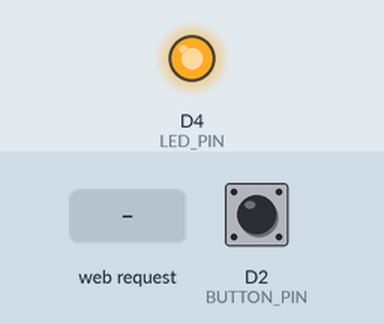
A sketch run on a simulated ESP8266 (NodeMCU). Shown: output pins drawn as LEDs (lit = HIGH). Dashed ring = blinking. The inputs (shaded band) are chosen by the test bench; at power-on: D2 (BUTTON_PIN) HIGH. What the sketch prints to the serial monitor is not drawn.

Above: at 2.4 s.
2.5 s: D2 (BUTTON_PIN) pulled LOW for 1 s
At 2.77 s:
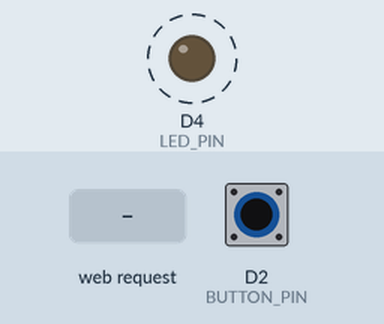
5.5 s: HTTP request GET /sos received
At 6.0 s:
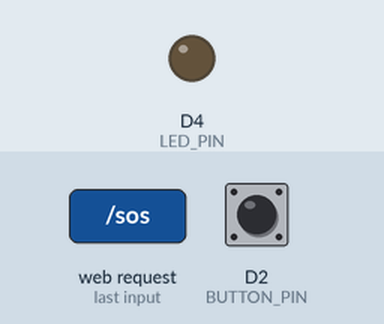
7.0 s: D2 (BUTTON_PIN) pulled LOW for 0.15 s
At 7.8 s:
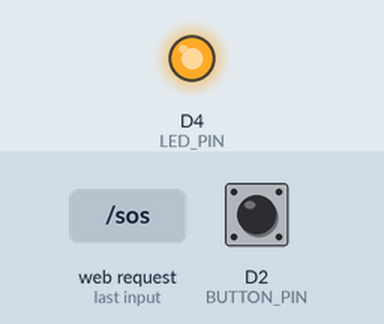
8.6 s: D2 (BUTTON_PIN) driven LOW
At 12.3 s:
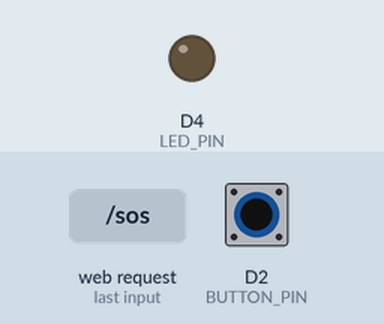
Timing chart, 0 to 12.6 s (numbered marks = the images above; inputs shaded):
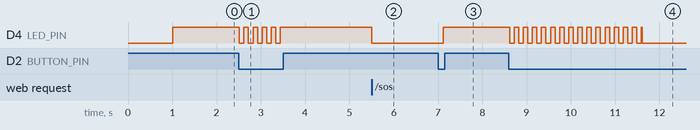

The sketch:

sos_nodemcu_firmware.ino
```cpp
/*
 ============================================================================
  Project: SOS Guardian - NodeMCU V3 (ESP8266) Emergency Wi-Fi AP Firmware
  Board:   NodeMCU 1.0 (ESP-12E Module) / NodeMCU V3 (ESP8266)

  Summary:
  - Creates a high-power local Wi-Fi Access Point:
      • SSID:     SOS_DEVICE
      • Password: 12345678
      • AP IP:    192.168.4.1
      • Channel:  1 (2.4 GHz, visible broadcast)
  - Disables modem sleep (WIFI_NONE_SLEEP) to ensure 100% discoverability.
  - Monitors physical push button on Pin D2 (GPIO 4) with 3-second continuous hold.
  - LATCHED SINGLE-FIRE TRIGGER: Prevents continuous SOS firing even if held.
  - While holding (0 to 3s), blinks NodeMCU onboard LED (LED_BUILTIN / Pin D4) rapidly.
  - When held for 3.0 seconds, triggers SOS event ONCE and turns LED solid ON.
  - Runs HTTP Web Server on port 80:
      • GET  /ping   -> Health check
      • GET  /status -> Poll endpoint returning { "event": "SOS", "sos": true/false }
      • POST /ack    -> Android app acknowledges & clears the SOS state
      • POST /sos    -> Manual test trigger
  - ZERO battery monitoring / calculations.
 ============================================================================
*/

#include <ESP8266WiFi.h>
#include <ESP8266WebServer.h>

// --------------------------------------------------------------------------
// Wi-Fi Access Point Configuration
// --------------------------------------------------------------------------
const char* AP_SSID     = "SOS_DEVICE";
const char* AP_PASSWORD = "12345678";

// Static IP configuration for the Access Point
IPAddress local_ip(192, 168, 4, 1);
IPAddress gateway(192, 168, 4, 1);
IPAddress subnet(255, 255, 255, 0);

// Web Server listening on default HTTP port 80
ESP8266WebServer server(80);

// --------------------------------------------------------------------------
// Hardware Pin Definitions for NodeMCU V3 (ESP8266)
// --------------------------------------------------------------------------
// Pin D2 = GPIO 4: Connected to physical push button.
// Connect one terminal of push button to Pin D2, and other terminal to GND.
const int BUTTON_PIN = D2; // GPIO 4

// Button Polarity:
// Standard push button connected to GND = Active-LOW (true)
// Button module that outputs 3.3V when pressed = Active-HIGH (false)
const bool BUTTON_ACTIVE_LOW = true;

// NodeMCU V3 Onboard Blue LED is on Pin D4 (GPIO 2 / LED_BUILTIN).
// Note: On ESP8266/NodeMCU, the onboard LED is Active-LOW:
// LOW = LED ON, HIGH = LED OFF.
const int LED_PIN = LED_BUILTIN;

// --------------------------------------------------------------------------
// Button Timing & State Variables
// --------------------------------------------------------------------------
const unsigned long HOLD_DURATION_MS = 3000; // Required 3-second hold time
unsigned long buttonPressStartTime = 0;
bool isButtonPressed = false;
bool hasFiredThisPress = false; // LATCH: Ensures SOS fires ONLY ONCE per press
bool sosTriggered = false;

// LED feedback timing during button hold
unsigned long lastBlinkTime = 0;
bool blinkState = false;

// Helper function to handle NodeMCU active-low LED logic
void setOnboardLed(bool turnOn) {
  // On NodeMCU: LOW turns LED ON, HIGH turns LED OFF
  digitalWrite(LED_PIN, turnOn ? LOW : HIGH);
}

// --------------------------------------------------------------------------
// HTTP Helper: Add CORS headers for React Native client
// --------------------------------------------------------------------------
void addCorsHeaders() {
  server.sendHeader("Access-Control-Allow-Origin", "*");
  server.sendHeader("Access-Control-Allow-Methods", "GET, POST, OPTIONS");
  server.sendHeader("Access-Control-Allow-Headers", "Content-Type, Authorization");
}

// Handle OPTIONS preflight requests
void handleOptions() {
  addCorsHeaders();
  server.send(204);
}

// --------------------------------------------------------------------------
// HTTP Handlers
// --------------------------------------------------------------------------

// GET /ping - Simple health check
void handlePing() {
  addCorsHeaders();
  String json = "{\"status\":\"ok\",\"device\":\"NODEMCU_V3_ESP8266\",\"uptime\":" + String(millis() / 1000) + "}";
  server.send(200, "application/json", json);
}

// GET /status - Polled by the Android application
void handleStatus() {
  addCorsHeaders();
  String eventName = sosTriggered ? "SOS" : "IDLE";
  String sosBool = sosTriggered ? "true" : "false";

  String json = "{\"connected\":true,\"event\":\"" + eventName + "\",\"sos\":" + sosBool + "}";
  server.send(200, "application/json", json);
}

// POST /ack - Clears active SOS state once received by the phone
void handleAck() {
  addCorsHeaders();
  sosTriggered = false;
  setOnboardLed(false); // Turn off emergency LED indicator
  Serial.println("[NodeMCU] SOS ACK received from phone. State reset to IDLE.");

  String json = "{\"status\":\"acknowledged\",\"sos\":false,\"event\":\"IDLE\"}";
  server.send(200, "application/json", json);
}

// POST /sos or GET /sos - Test trigger endpoint
void handleTriggerSos() {
  addCorsHeaders();
  sosTriggered = true;
  setOnboardLed(true);
  Serial.println("[NodeMCU] SOS triggered via HTTP endpoint.");

  String json = "{\"event\":\"SOS\",\"status\":\"triggered\",\"sos\":true}";
  server.send(200, "application/json", json);
}

// 404 Not Found Handler
void handleNotFound() {
  addCorsHeaders();
  server.send(404, "application/json", "{\"error\":\"Endpoint not found\"}");
}

// --------------------------------------------------------------------------
// SETUP
// --------------------------------------------------------------------------
void setup() {
  Serial.begin(115200);
  delay(1000); // Give serial monitor time to connect

  Serial.println("\n\n========================================");
  Serial.println("  SOS GUARDIAN - NODEMCU V3 (ESP8266)");
  Serial.println("========================================");

  // Initialize Hardware Pins
  // INPUT_PULLUP: pin is HIGH when unpressed, LOW when pressed to GND
  pinMode(BUTTON_PIN, INPUT_PULLUP);
  pinMode(LED_PIN, OUTPUT);
  setOnboardLed(false); // Start with LED OFF

  // Startup Pin Diagnostic
  int bootPinState = digitalRead(BUTTON_PIN);
  Serial.print("[Hardware Diagnostic] Pin D2 State: ");
  Serial.println(bootPinState == LOW ? "LOW (Ground / Pressed)" : "HIGH (Pull-up / Idle)");

  if (BUTTON_ACTIVE_LOW && bootPinState == LOW) {
    Serial.println("\n⚠️ WARNING: Pin D2 is reading LOW right now!");
    Serial.println("   If the push button is NOT pressed, your button is shorted to GND");
    Serial.println("   or connected to the wrong terminals of a 4-pin button.");
    Serial.println("   -> Connect your wires to DIAGONAL pins of the 4-pin tactile switch.\n");
  }

  // ------------------------------------------------------------------------
  // Robust ESP8266 Wi-Fi AP Initialization:
  // 1. Wipe old saved STA settings to avoid conflicts
  // 2. Disable Wi-Fi modem sleep so the radio beacons continuously
  // 3. Set maximum RF output power (20.5 dBm) for long range
  // ------------------------------------------------------------------------
  Serial.println("[Wi-Fi] Initializing RF transceiver...");
  WiFi.persistent(false);               // Do not save Wi-Fi state to flash
  WiFi.disconnect(true);                // Disconnect any stale station connections
  delay(100);

  WiFi.mode(WIFI_OFF);                  // Cycle Wi-Fi radio
  delay(100);

  WiFi.mode(WIFI_AP);                   // Set to pure Access Point mode
  WiFi.setSleepMode(WIFI_NONE_SLEEP);   // CRITICAL: Disable modem sleep so AP never disappears
  WiFi.setOutputPower(20.5);            // Set max TX power (20.5 dBm) for maximum signal strength

  // Configure Static IP
  WiFi.softAPConfig(local_ip, gateway, subnet);

  // Start Soft AP:
  // Parameters: SSID, Password, Channel 1, Hidden = 0 (Visible), Max Clients = 4
  bool apSuccess = WiFi.softAP(AP_SSID, AP_PASSWORD, 1, 0, 4);

  if (apSuccess) {
    Serial.println("\n[Wi-Fi] ✅ Access Point STARTED & BROADCASTING!");
    Serial.print("[Wi-Fi] SSID:       "); Serial.println(AP_SSID);
    Serial.print("[Wi-Fi] Password:   "); Serial.println(AP_PASSWORD);
    Serial.print("[Wi-Fi] IP Address: "); Serial.println(WiFi.softAPIP());
    Serial.print("[Wi-Fi] MAC Addr:   "); Serial.println(WiFi.softAPmacAddress());
    Serial.println("[Wi-Fi] Channel:    1 (2.4 GHz)");
  } else {
    Serial.println("\n[Wi-Fi] ❌ ERROR: Failed to start Access Point!");
  }

  // Register HTTP Server Routes
  server.on("/ping", HTTP_GET, handlePing);
  server.on("/status", HTTP_GET, handleStatus);
  server.on("/status", HTTP_OPTIONS, handleOptions);
  server.on("/ack", HTTP_POST, handleAck);
  server.on("/ack", HTTP_OPTIONS, handleOptions);
  server.on("/sos", HTTP_POST, handleTriggerSos);
  server.on("/sos", HTTP_GET, handleTriggerSos);
  server.on("/sos", HTTP_OPTIONS, handleOptions);
  server.onNotFound(handleNotFound);

  // Start HTTP Server
  server.begin();
  Serial.println("[HTTP] Server listening on port 80");
  Serial.println("\n[Wiring Guide]");
  Serial.println("  • Push Button: Connect between Pin D2 and GND");
  Serial.println("  • Hold button for 3 seconds to trigger SOS");
  Serial.println("----------------------------------------\n");
}

// --------------------------------------------------------------------------
// MAIN LOOP
// --------------------------------------------------------------------------
unsigned long lastHeartbeatTime = 0;

void loop() {
  // 1. Handle incoming HTTP client requests
  server.handleClient();

  // 2. Periodic serial heartbeat every 5 seconds with connected clients count
  if (millis() - lastHeartbeatTime >= 5000) {
    lastHeartbeatTime = millis();
    int connectedPhones = WiFi.softAPgetStationNum();
    Serial.print("[Heartbeat] Wi-Fi AP '");
    Serial.print(AP_SSID);
    Serial.print("' Active | Connected Devices: ");
    Serial.println(connectedPhones);
  }

  // 3. Read physical push-button state on Pin D2
  int rawReading = digitalRead(BUTTON_PIN);
  bool isPressed = BUTTON_ACTIVE_LOW ? (rawReading == LOW) : (rawReading == HIGH);

  if (isPressed) {
    // Button is currently being pressed down
    if (!isButtonPressed) {
      // First detection of button press
      isButtonPressed = true;
      hasFiredThisPress = false; // Fresh new press cycle
      buttonPressStartTime = millis();
      Serial.println("[Button] Press started on Pin D2. Hold for 3.0s to trigger SOS...");
    } else {
      // Button continues to be held down
      unsigned long heldDuration = millis() - buttonPressStartTime;

      // Only evaluate if we haven't already fired an alert during this single hold
      if (!hasFiredThisPress) {
        // Blink LED rapidly (every 100ms) to give visual feedback that hold is registering
        if (millis() - lastBlinkTime >= 100) {
          lastBlinkTime = millis();
          blinkState = !blinkState;
          setOnboardLed(blinkState);
        }

        // Check if held for full 3 seconds
        if (heldDuration >= HOLD_DURATION_MS) {
          sosTriggered = true;
          hasFiredThisPress = true; // LATCH: Arm trigger ONCE. Will not repeat until released!
          setOnboardLed(true);      // Solid ON when armed
          Serial.println("\n🚨 [ALERT] 3-Second Hold Complete! SOS TRIGGERED on NodeMCU!");
          Serial.println("[ALERT] Latched. Next poll from phone receives SOS. Awaiting button release.");
        }
      }
    }
  } else {
    // Button has been released
    if (isButtonPressed) {
      unsigned long totalHold = millis() - buttonPressStartTime;
      if (!hasFiredThisPress) {
        // Released before 3 seconds -> Cancelled / accidental tap
        Serial.print("[Button] Released after ");
        Serial.print(totalHold);
        Serial.println("ms (Under 3 seconds -> Accidental press ignored).");
        setOnboardLed(false);
      } else {
        Serial.println("[Button] Released. Ready for next button hold.");
      }
      isButtonPressed = false;
      hasFiredThisPress = false; // Reset latch on release
    }
  }

  // Small delay to yield to Wi-Fi background task
  delay(10);
}
```

Measured:
- after the input at 2.5 s, D4 (LED_PIN): alternates HIGH for 0.10 s and LOW for 0.10 s, 10 changes in all, then stays HIGH, starting at once
- after the input at 5.5 s, D4 (LED_PIN): HIGH → LOW at once
- after the input at 7.0 s, D4 (LED_PIN): LOW → HIGH after 0.12 s
- after the input at 8.6 s, D4 (LED_PIN): goes 14 × (LOW 0.10 s, HIGH 0.10 s), LOW 0.10 s, HIGH 0.02 s, then LOW, starting at once
